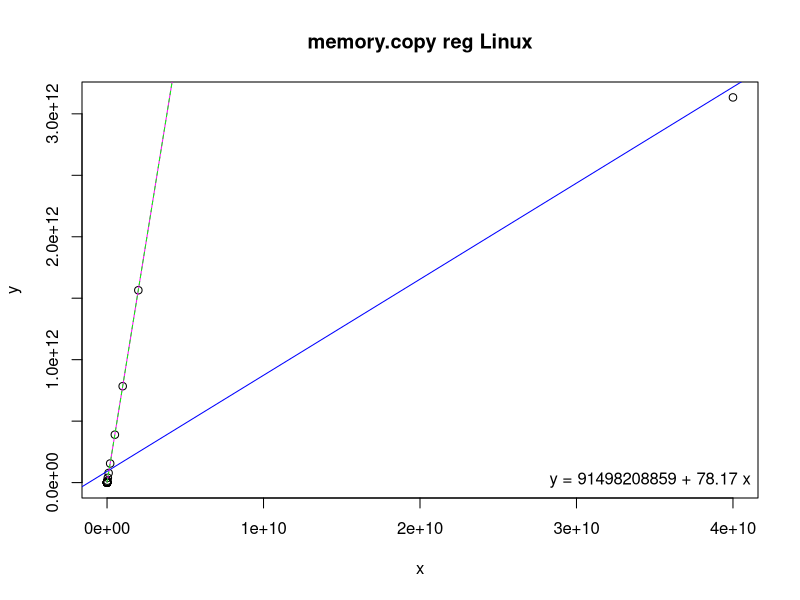
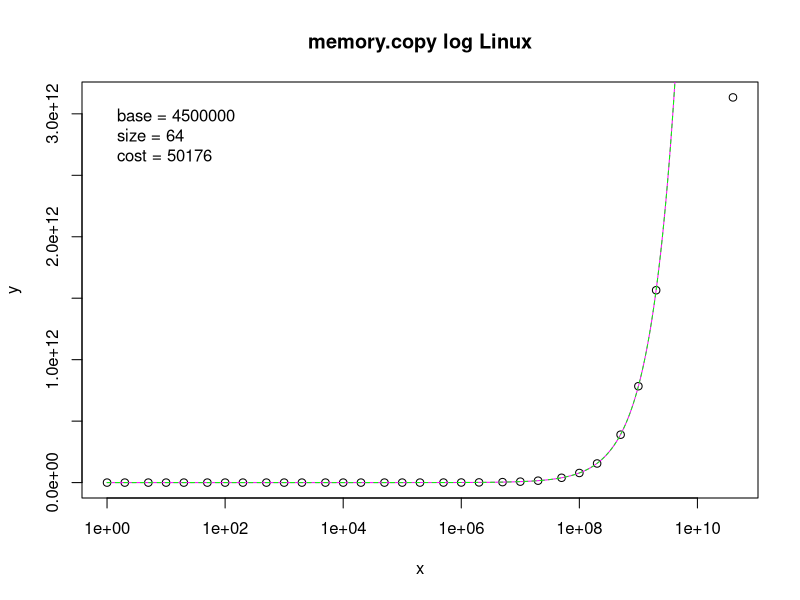

Recreate these plots in R, in order.
# Input data
x <- c(1,2,5,10,20,50,100,200,500,1000,2000,5000,10000,20000,50000,100000,200000,500000,1000000,2000000,5000000,10000000,20000000,50000000,100000000,200000000,500000000,1000000000,2000000000,40000000000)
y <- c(4433500,4447900,4448700,4442500,4452100,4558100,4570700,4581700,4591600,4614000,4623800,7936800,11177000,17512000,43075000,80194000,156880000,386500000,765290000,1528700000,3840800000,7702000000,15617000000,39220000000,78225000000,155420000000,389660000000,784200000000,1565000000000,3133700000000)

# Linear regression
model <- lm(y ~ x)
coefs <- coef(model)

# Print regression coefficients
print(coefs)

# Estimating linear function
a <- 784
b <- 4500000.0
fl <- function(x) {
  a*x + b
}

# Estimated linear values
xl <- seq(1, 40000000000, by = 10000)
yl <- fl(xl)

# Estimating staircase function
base <- 4500000
size <- 64
cost <- 50176
fs <- function(x) {
  base + (((x + size - 1) / size) * cost)
}

# Estimated staircase values
xs <- seq(1, 40000000000, by = 10000)
ys <- fs(xs)

png("memory-copy-reg.png")
plot(x, y, main = "memory.copy reg Linux")
abline(model, col = "blue")
lines(xl, yl, col = "magenta")
lines(xs, ys, col = "green", lty = 2)
legend("bottomright", legend = sprintf("y = %.0f + %.2f x", coefs[1], coefs[2]), bty = "n")

png("memory-copy-log.png")
plot(x, y, log = "x", main = "memory.copy log Linux")
lines(xl, yl, col = "magenta")
lines(xs, ys, col = "green", lty = 2)
legend("topleft", legend = sprintf(" base = %i\n size = %i\n cost = %i", base, size, cost), bty = "n")
